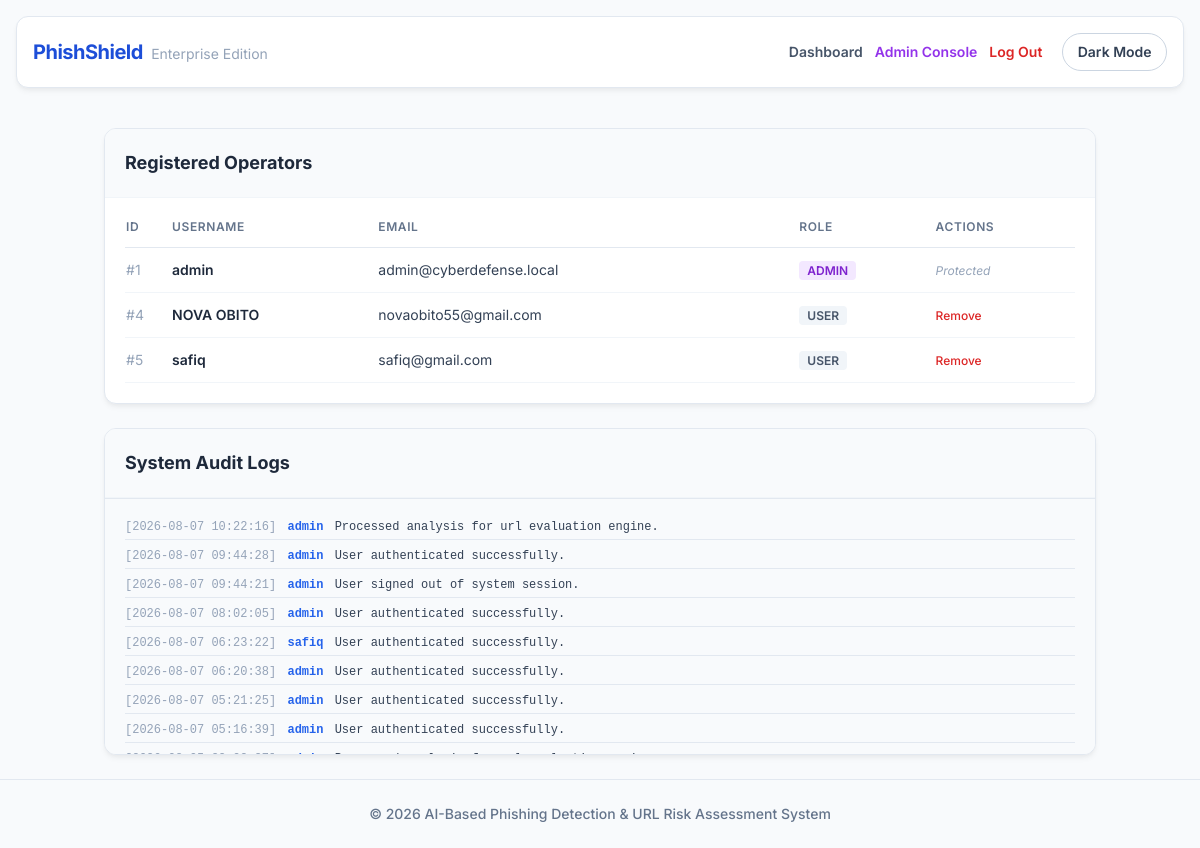
The page /admin (signed in) on the database its author committed.
### tables this page shows
CREATE TABLE users (
            id INTEGER PRIMARY KEY AUTOINCREMENT,
            username TEXT UNIQUE NOT NULL,
            email TEXT UNIQUE NOT NULL,
            password TEXT NOT NULL,
            role TEXT DEFAULT 'user'
        );

CREATE TABLE logs (
            id INTEGER PRIMARY KEY AUTOINCREMENT,
            user_id INTEGER,
            action TEXT,
            timestamp DATETIME DEFAULT CURRENT_TIMESTAMP
        );

### app.py (the view)
@app.route('/admin')
def admin_panel():
    if 'role' not in session or session['role'] != 'admin':
        return "Access Violation. Privileged personnel authorization vector required.", 403
    conn = sqlite3.connect(DB_PATH)
    c = conn.cursor()
    c.execute("SELECT id, username, email, role FROM users")
    all_users = c.fetchall()
    c.execute('''
        SELECT logs.id, users.username, logs.action, logs.timestamp
        FROM logs LEFT JOIN users ON logs.user_id = users.id
        ORDER BY logs.timestamp DESC LIMIT 50
    ''')
    system_logs = c.fetchall()
    conn.close()
    return render_template('admin.html', users=all_users, logs=system_logs)

### templates/admin.html
{% extends 'layout.html' %}
{% block content %}
<div class="space-y-6">
    <div class="card p-0 overflow-hidden">
        <div class="p-5 border-b border-slate-100 bg-slate-50">
            <h2 class="text-lg font-bold text-slate-800">Registered Operators</h2>
        </div>
        <div class="p-5">
            <table class="w-full text-left text-sm">
                <thead>
                    <tr class="text-slate-500 uppercase text-xs tracking-wider border-b border-slate-200">
                        <th class="pb-3 font-semibold">ID</th>
                        <th class="pb-3 font-semibold">Username</th>
                        <th class="pb-3 font-semibold">Email</th>
                        <th class="pb-3 font-semibold">Role</th>
                        <th class="pb-3 font-semibold">Actions</th>
                    </tr>
                </thead>
                <tbody class="text-slate-700">
                    {% for user in users %}
                    <tr class="border-b border-slate-100">
                        <td class="py-3 text-slate-400">#{{ user[0] }}</td>
                        <td class="py-3 font-semibold text-slate-800">{{ user[1] }}</td>
                        <td class="py-3">{{ user[2] }}</td>
                        <td class="py-3">
                            <span class="px-2 py-0.5 rounded text-xs font-semibold {% if user[3] == 'admin' %}bg-purple-100 text-purple-700{% else %}bg-slate-100 text-slate-600{% endif %}">
                                {{ user[3] | upper }}
                            </span>
                        </td>
                        <td class="py-3">
                            {% if user[3] != 'admin' %}
                            <a href="{{ url_for('delete_user', user_id=user[0]) }}" class="text-red-600 hover:text-red-800 font-medium text-xs">Remove</a>
                            {% else %}
                            <span class="text-slate-400 text-xs italic">Protected</span>
                            {% endif %}
                        </td>
                    </tr>
                    {% endfor %}
                </tbody>
            </table>
        </div>
    </div>
    <div class="card p-0 overflow-hidden">
        <div class="p-5 border-b border-slate-100 bg-slate-50">
            <h2 class="text-lg font-bold text-slate-800">System Audit Logs</h2>
        </div>
        <div class="p-5 bg-slate-50 h-64 overflow-y-auto font-mono text-xs text-slate-600 space-y-2 border-t border-slate-200">
            {% for log in logs %}
            <div class="border-b border-slate-200 pb-1">
                <span class="text-slate-400">[{{ log[3] }}]</span>
                <span class="text-blue-600 font-semibold mx-1">{{ log[1] or "SYSTEM" }}</span>
                <span class="text-slate-700">{{ log[2] }}</span>
            </div>
            {% endfor %}
        </div>
    </div>
</div>
{% endblock %}

### templates/layout.html (style rules this page uses)
:root { --bg: #f8fafc; --text: #334155; --muted: #64748b; --card: #ffffff; --surface: #f8fafc; --border: #e2e8f0; --input-bg: #f8fafc; --input-border: #cbd5e1; --input-text: #0f172a; --nav-bg: #ffffff; --footer-bg: #ffffff; --alert-success-bg: #ecfdf5; --alert-success-text: #166534; --alert-success-border: #d1fae5; --alert-danger-bg: #fef2f2; --alert-danger-text: #991b1b; --alert-danger-border: #fecaca; --toggle-bg: transparent; --toggle-border: #cbd5e1; --toggle-text: #334155; }
body { background-color: var(--bg); color: var(--text); font-family: 'Inter', sans-serif; }
.card { background-color: var(--card); border-radius: 0.75rem; box-shadow: 0 4px 6px -1px rgba(0, 0, 0, 0.05), 0 2px 4px -1px rgba(0, 0, 0, 0.03); border: 1px solid var(--border); }

### rows shown on the page
users: id "1", username "admin", email "admin@cyberdefense.local", role "ADMIN", shows "Protected"
users: id "4", username "NOVA OBITO", email "novaobito55@gmail.com", role "USER"
users: id "5", username "safiq", email "safiq@gmail.com", role "USER"
logs: timestamp "2026-08-07 10:22:16", username "admin", action "Processed analysis for url evaluation engine."
logs: timestamp "2026-08-07 09:44:28", username "admin", action "User authenticated successfully."
logs: timestamp "2026-08-07 09:44:21", username "admin", action "User signed out of system session."
logs: timestamp "2026-08-07 08:02:05", username "admin", action "User authenticated successfully."
logs: timestamp "2026-08-07 06:23:22", username "safiq", action "User authenticated successfully."
logs: timestamp "2026-08-07 06:20:38", username "admin", action "User authenticated successfully."
logs: timestamp "2026-08-07 05:21:25", username "admin", action "User authenticated successfully."
logs: timestamp "2026-08-07 05:16:39", username "admin", action "User authenticated successfully."
